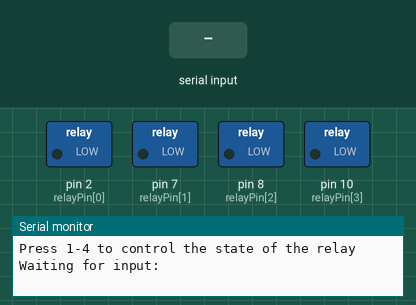
Recording of a sketch running on a simulated Arduino Uno, built with avr-gcc and run on an emulated ATmega328P. Shown: switched loads named in the sketch (green lamp = pin HIGH), the last lines printed to the serial monitor. Inputs (shaded band) come from the test bench.

Above: at 1.3 s.
1.4 s: "1\n" received over Serial
At 2.2 s:
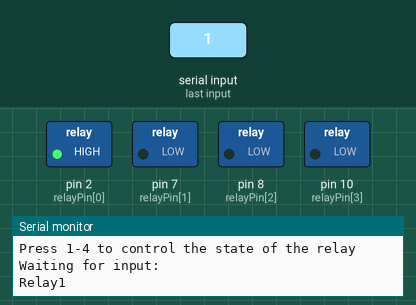
2.9 s: "0\n" received over Serial
Timing chart, 0 to 5.9 s (numbered marks = the images above; inputs shaded):
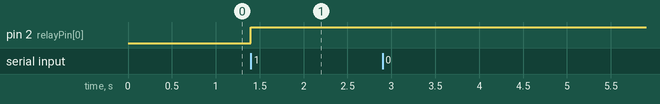

Measured:
- after the input at 1.4 s, pin 2 (relayPin[0]): LOW → HIGH at once

The sketch:

Realy_shield_test.ino
```cpp
/*
 * This example is to test the Arduino Uno Relay Shield.
 *
 * Editor: Luke
 * Date:01/12/2016
 * Ver:0.1
 *
 # Hardware
   1.Arduino UNO
   2.Relay Shield
   3.Power Supply:7~12v

 */

byte relayPin[4]={2,7,8,10}; //D2->Relay1,D7->Relay2
                             //D8->Relay3,D10->Relay4
char input = 0;

int state;

void setup() {

for(int i =0;i<4;i++) pinMode(relayPin[i],OUTPUT);
Serial.begin(57600);
delay(100);
Serial.println("Press 1-4 to control the state of the relay");
Serial.println("Waiting for input:");
for(int i=0;i<4;i++) digitalWrite(relayPin[i],LOW);

}

void loop() {
if(Serial.available())
{
  input = Serial.read();

  if(input != -1)
  {
    switch(input)
    {
      case '1':
        Serial.println("Relay1");
        state = !state;
        digitalWrite(relayPin[0],state);
        break;
      case '2':
        Serial.println("Relay2");
        state = !state;
        digitalWrite(relayPin[1],state);
        break;
      case '3':
        Serial.println("Relay3");
        state = !state;
        digitalWrite(relayPin[2],state);
        break;
      case '4':
        Serial.println("Relay4");
        state = !state;
        digitalWrite(relayPin[3],state);
        break;

      default:
        if(input != '\r' && input != '\n')
         Serial.println("Invalid Entry!");
         break;
      }

   }
 }

}
```
